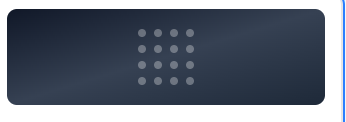
#> input picture 1.png, 346 x 122 px, given as the content of the folder dashboards, which was not available
$ python gif.py
#> lines starting #> are read from the running program, lines starting #| are printed output that depends on the picture; after the words box and inside, x2 and y2 are one past the last pixel; in counts of white or black regions, pixels touching at a corner belong together; pictures that were not available may be replaced by others from this repository, and a replacement may not be noted
import os, math, glob
from PIL import Image, ImageOps, ImageDraw, ImageFont

# -------- CONFIG --------
INPUT_DIR = "dashboards"               # folder with your dashboard images
OUTPUT_GIF = "bny_dashboards_mosaic.gif"
OUTPUT_SIZE = (1600, 900)              # final GIF size (W,H) - 16:9 works well for screens
BG_COLOR = (10, 12, 18)                # deep charcoal background
GUTTER = 14                            # spacing between tiles (px)
PADDING = 24                           # outer padding around the grid (px)
ROUNDED = 18                           # rounded-corner radius for tiles
FPS = 12                               # GIF frame rate (approx)
DURATION_SEC = 5                       # total duration of GIF
ZOOM_START, ZOOM_END = 1.00, 1.06      # subtle Ken Burns zoom on the whole mosaic
TITLE = "BNY Dashboards"
SHOW_TITLE = True
TITLE_COLOR = (230, 235, 255)
TITLE_SHADOW = (0, 0, 0, 160)
TITLE_PAD = 60                         # extra top space when title is shown
LOGO_PATH = "bny_logo.png"             # set to None to disable
LOGO_MAX_W = 180                       # max logo width
LOGO_OPACITY = 210                     # 0-255
# ------------------------

# 1) Collect images
paths = []
for ext in ("*.png", "*.jpg", "*.jpeg", "*.webp"):
    paths.extend(glob.glob(os.path.join(INPUT_DIR, ext)))
paths = sorted(paths)
if not paths:
    raise SystemExit(f"No images found in '{INPUT_DIR}'. Add dashboard screenshots and try again.")

# 2) Decide grid (rows x cols) near-square
n = len(paths)
cols = math.ceil(math.sqrt(n))
rows = math.ceil(n / cols)

# 3) Compute working canvas (add space for title)
W, H = OUTPUT_SIZE
top_pad = PADDING + (TITLE_PAD if SHOW_TITLE else 0)
grid_w = W - 2*PADDING
grid_h = H - top_pad - PADDING

# 4) Cell size
cell_w = (grid_w - (cols - 1) * GUTTER) // cols
cell_h = (grid_h - (rows - 1) * GUTTER) // rows
cell_size = (cell_w, cell_h)

# Helper to paste with rounded corners
def rounded_tile(img, size, radius, bg=BG_COLOR):
    tile_bg = Image.new("RGB", size, bg)
    # Fit image inside cell preserving aspect
    fitted = ImageOps.contain(img, (size[0], size[1]))
    # Center it
    off = ((size[0] - fitted.width)//2, (size[1] - fitted.height)//2)
    tile_bg.paste(fitted, off)

    # Rounded mask
    mask = Image.new("L", size, 0)
    corner = Image.new("L", (radius*2, radius*2), 0)
    draw = ImageDraw.Draw(corner)
    draw.ellipse((0, 0, radius*2-1, radius*2-1), fill=255)
    # create full mask
    mask.paste(corner.crop((0, 0, radius, radius)), (0, 0))
    mask.paste(corner.crop((radius, 0, radius*2, radius)), (size[0]-radius, 0))
    mask.paste(corner.crop((0, radius, radius, radius*2)), (0, size[1]-radius))
    mask.paste(corner.crop((radius, radius, radius*2, radius*2)), (size[0]-radius, size[1]-radius))
    draw = ImageDraw.Draw(mask)
    draw.rectangle((radius, 0, size[0]-radius, size[1]), fill=255)
    draw.rectangle((0, radius, size[0], size[1]-radius), fill=255)

    # Apply mask onto slightly elevated card
    card = Image.new("RGB", size, BG_COLOR)
    card.paste(tile_bg, (0, 0), mask)
    # add soft outline
    outline = Image.new("RGBA", size, (255, 255, 255, 0))
    d2 = ImageDraw.Draw(outline)
    d2.rounded_rectangle((0.5, 0.5, size[0]-0.5, size[1]-0.5), radius, outline=(255,255,255,28), width=1)
    card = Image.alpha_composite(card.convert("RGBA"), outline).convert("RGB")
    return card

# 5) Build the base mosaic
base = Image.new("RGB", (W, H), BG_COLOR)
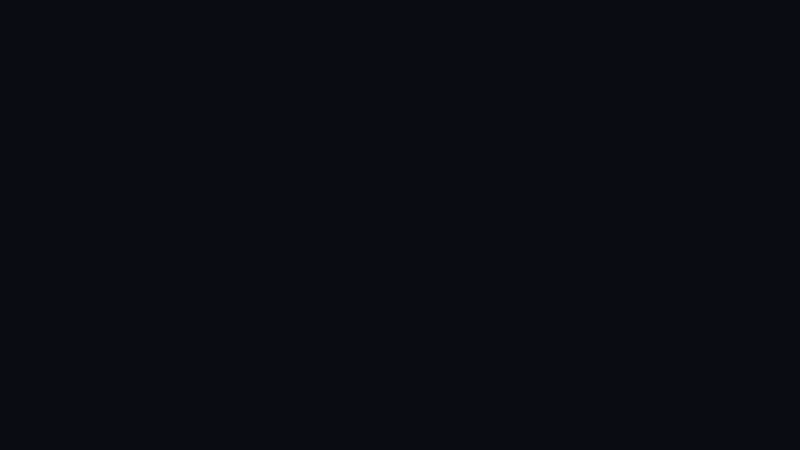
#> base: PIL image 1600x900 RGB (shown at 1/2 size); mean R, G, B 10, 12, 18

# Title
if SHOW_TITLE:
    draw = ImageDraw.Draw(base)
    try:
        # Try to use a nicer font if available. Fallback to default.
        font = ImageFont.truetype("arial.ttf", 40)
    except:
        font = ImageFont.load_default()
    text = TITLE
    tw, th = draw.textbbox((0, 0), text, font=font)[2:]
#> tw = 332; th = 38
    tx = (W - tw) // 2
#> tx = 634
    ty = PADDING
    # shadow
    shadow = Image.new("RGBA", base.size, (0,0,0,0))
#> shadow: PIL image 1600x900 RGBA; every value is 0
    sd = ImageDraw.Draw(shadow)
    sd.rectangle((tx-14, ty-10, tx+tw+14, ty+th+10), fill=TITLE_SHADOW)
    base = Image.alpha_composite(base.convert("RGBA"), shadow).convert("RGB")
    draw = ImageDraw.Draw(base)
    draw.text((tx, ty), text, font=font, fill=TITLE_COLOR)

# Logo
if LOGO_PATH and os.path.exists(LOGO_PATH):
    logo = Image.open(LOGO_PATH).convert("RGBA")
    # scale logo
    ratio = min(LOGO_MAX_W / logo.width, 1.0)
    logo = logo.resize((int(logo.width*ratio), int(logo.height*ratio)), Image.LANCZOS)
    # apply opacity
    if logo.mode != "RGBA":
        logo = logo.convert("RGBA")
    alpha = logo.split()[3].point(lambda p: p * (LOGO_OPACITY/255.0))
    logo.putalpha(alpha)
    margin = 20
    lx = W - logo.width - margin
    ly = margin + (TITLE_PAD if SHOW_TITLE else 0)
    base.paste(logo, (lx, ly), logo)

# Tiles
x0 = PADDING
y0 = top_pad
positions = []
idx = 0
for r in range(rows):
    for c in range(cols):
        if idx >= n:
            break
        img = Image.open(paths[idx]).convert("RGB")
        tile = rounded_tile(img, cell_size, ROUNDED, BG_COLOR)
#> in rounded_tile, `tile_bg = Image.new("RGB", size, bg)`:
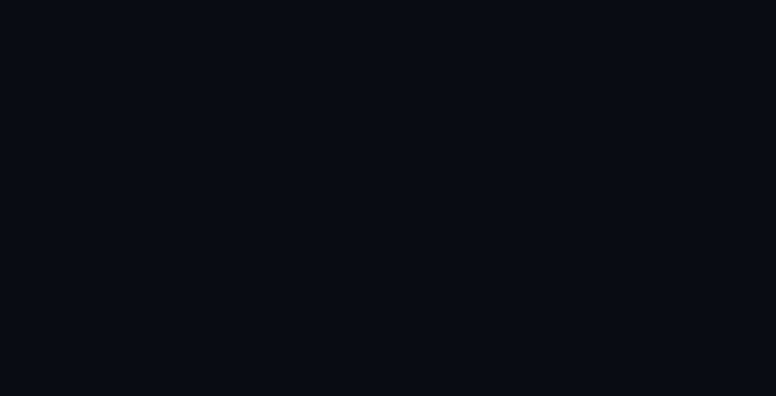
#> tile_bg: PIL image 1552x792 RGB (shown at 1/2 size); mean R, G, B 10, 12, 18
#> in rounded_tile, `tile_bg.paste(fitted, off)`:
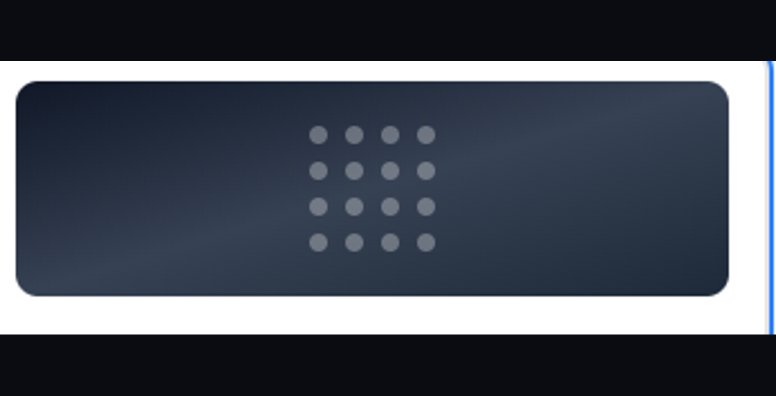
#> tile_bg: PIL image 1552x792 RGB (shown at 1/2 size); mean R, G, B 73.5, 79.7, 90.6
#> in rounded_tile, `mask = Image.new("L", size, 0)`: mask: PIL image 1552x792 L; every value is 0
#> in rounded_tile, `corner = Image.new("L", (radius*2, radius*2), 0)`: corner: PIL image 36x36 L; every value is 0
#> in rounded_tile, `mask.paste(corner.crop((0, 0, radius, radius)), (0, 0))`: mask: PIL image 1552x792 L; 0.02% white; 1 white region, box (x1, y1, x2, y2) and area: (0, 0, 18, 18) 253
#> in rounded_tile, `mask.paste(corner.crop((0, 0, radius, radius)), (0, 0))`:
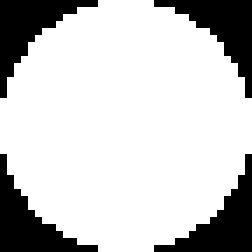
#> corner: PIL image 36x36 L (shown 7 times larger); 78.1% white; 4 black regions, box (x1, y1, x2, y2) and area: (0, 0, 14, 14) 71, (22, 0, 36, 14) 71, (0, 22, 14, 36) 71, (22, 22, 36, 36) 71
#> in rounded_tile, `mask.paste(corner.crop((radius, 0, radius*2, radius)), (size[0]-radius..`: mask: PIL image 1552x792 L; 0.04% white; 2 white regions, box (x1, y1, x2, y2) and area: (0, 0, 18, 18) 253, (1534, 0, 1552, 18) 253
#> in rounded_tile, `mask.paste(corner.crop((0, radius, radius, radius*2)), (0, size[1]-rad..`: mask: PIL image 1552x792 L; 0.06% white; 3 white regions, box (x1, y1, x2, y2) and area: (0, 0, 18, 18) 253, (1534, 0, 1552, 18) 253, (0, 774, 18, 792) 253
#> in rounded_tile, `mask.paste(corner.crop((radius, radius, radius*2, radius*2)), (size[0]..`: mask: PIL image 1552x792 L; 0.08% white; 4 white regions, box (x1, y1, x2, y2) and area: (0, 0, 18, 18) 253, (1534, 0, 1552, 18) 253, (0, 774, 18, 792) 253, (1534, 774, 1552, 792) 253
        px = x0 + c * (cell_w + GUTTER)
        py = y0 + r * (cell_h + GUTTER)
        base.paste(tile, (px, py))
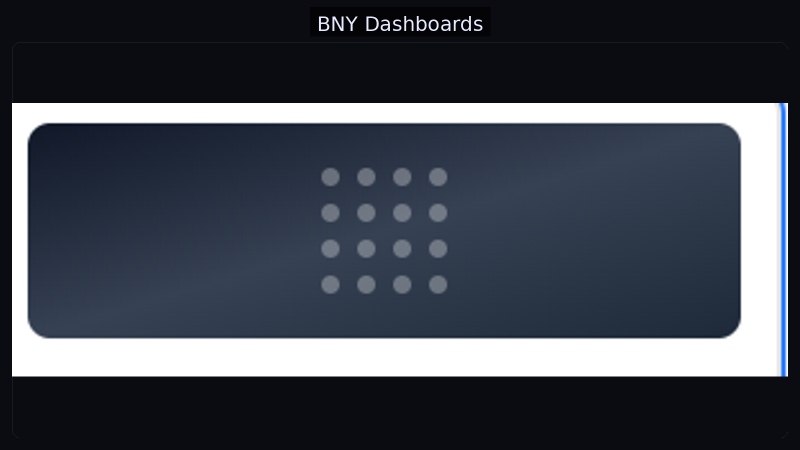
#> base: PIL image 1600x900 RGB (shown at 1/2 size); mean R, G, B 64.6, 70.2, 80.3
        positions.append((px, py))
        idx += 1

# 6) Animate a subtle zoom (Ken Burns) over the whole mosaic
frames = []
total_frames = max(1, int(FPS * DURATION_SEC))
for i in range(total_frames):
    t = i / max(1, total_frames - 1)
    zoom = ZOOM_START + (ZOOM_END - ZOOM_START) * t
    # scale up
    zoom_w, zoom_h = int(W * zoom), int(H * zoom)
    big = base.resize((zoom_w, zoom_h), Image.LANCZOS)
    # slight diagonal pan: start top-left, end center-cropped
    cx = int((zoom_w - W) * t / 2)
    cy = int((zoom_h - H) * t / 2)
    crop = big.crop((cx, cy, cx + W, cy + H))
    frames.append(crop)
#> after the loop, frames = 60 items

# 7) Save GIF
# duration per frame in ms
per_frame_ms = int(1000 / FPS)
frames[0].save(
    OUTPUT_GIF,
    save_all=True,
    append_images=frames[1:],
    duration=per_frame_ms,
    loop=0,
    optimize=True,
    disposal=2,
)

print(f"✅ Created {OUTPUT_GIF} with {len(frames)} frames at ~{FPS} fps.")
#| ✅ Created bny_dashboards_mosaic.gif with 60 frames at ~12 fps.
